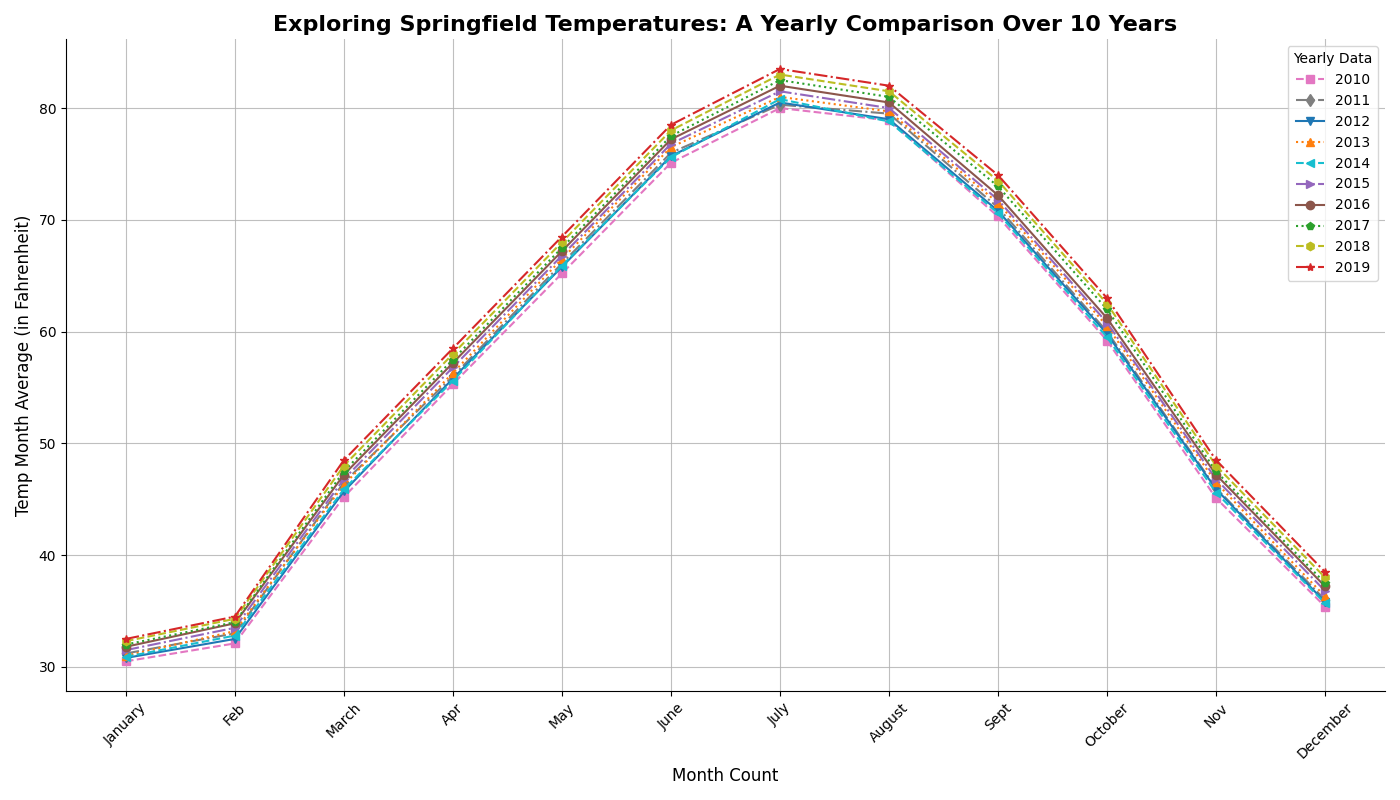

The Python source for this figure:
import matplotlib.pyplot as plt
import numpy as np

years = np.arange(2010, 2020)
months = range(1, 13)

temperature_data = np.array([
    [30.5, 32.1, 45.2, 55.3, 65.2, 75.1, 80.0, 78.9, 70.3, 59.2, 45.1, 35.4],
    [31.2, 33.0, 46.5, 56.0, 66.1, 76.0, 80.3, 79.5, 71.1, 60.0, 46.0, 36.0],
    [30.8, 32.5, 45.7, 55.8, 65.8, 75.7, 80.5, 79.0, 70.8, 59.8, 45.9, 35.8],
    [31.0, 33.2, 46.3, 56.3, 66.5, 76.5, 81.0, 79.7, 71.5, 60.5, 46.5, 36.3],
    [30.9, 32.8, 45.9, 55.6, 65.9, 75.6, 80.8, 78.8, 70.6, 59.5, 45.6, 35.7],
    [31.5, 33.5, 46.8, 56.8, 66.8, 76.8, 81.5, 80.0, 71.8, 60.8, 46.8, 36.8],
    [31.8, 33.9, 47.2, 57.2, 67.2, 77.2, 82.0, 80.5, 72.2, 61.2, 47.2, 37.2],
    [32.0, 34.0, 47.5, 57.5, 67.5, 77.5, 82.5, 81.0, 73.0, 62.0, 47.5, 37.5],
    [32.3, 34.3, 48.0, 58.0, 68.0, 78.0, 83.0, 81.5, 73.5, 62.5, 48.0, 38.0],
    [32.5, 34.5, 48.5, 58.5, 68.5, 78.5, 83.5, 82.0, 74.0, 63.0, 48.5, 38.5]
])

plt.figure(figsize=(14, 8))

# Manually adjusted line styles and markers
linestyles = ['--', '-.', '-', ':', '--', '-.', '-', ':', '--', '-.']
markers = ['s', 'd', 'v', '^', '<', '>', 'o', 'p', 'h', '*']

# Manually shuffled colors
colors = ['#e377c2', '#7f7f7f', '#1f77b4', '#ff7f0e', 
          '#17becf', '#9467bd', '#8c564b', '#2ca02c', 
          '#bcbd22', '#d62728']

for i, year in enumerate(years):
    plt.plot(months, temperature_data[i], marker=markers[i], linestyle=linestyles[i], color=colors[i], label=str(year))

plt.title("Exploring Springfield Temperatures: A Yearly Comparison Over 10 Years", fontsize=16, fontweight='bold')
plt.xlabel("Month Count", fontsize=12)
plt.ylabel("Temp Month Average (in Fahrenheit)", fontsize=12)
plt.xticks(months, ['January', 'Feb', 'March', 'Apr', 'May', 'June', 'July', 'August', 'Sept', 'October', 'Nov', 'December'], rotation=45)

# Adjusting grid style and borders
plt.grid(True, linestyle='-', alpha=0.8)
plt.gca().spines['top'].set_visible(False)
plt.gca().spines['right'].set_visible(False)

plt.legend(title='Yearly Data', loc="upper right", fontsize='medium')
plt.tight_layout()
plt.show()
